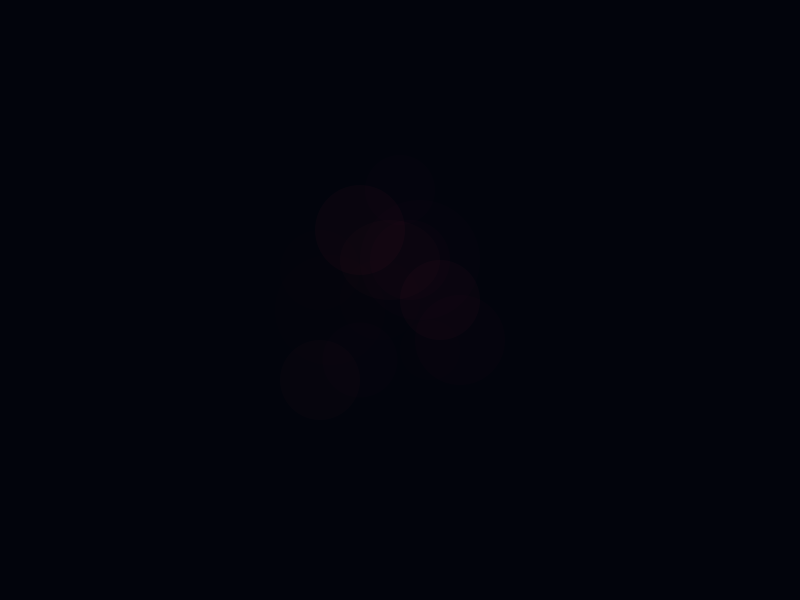
Frame 1 (no input)
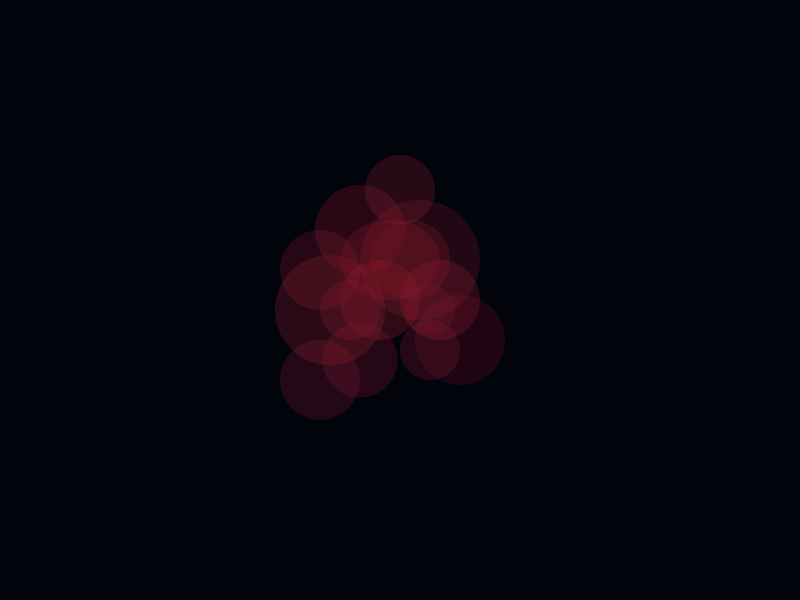
Frame 60 (the mouse pressed at the canvas centre just before this capture)
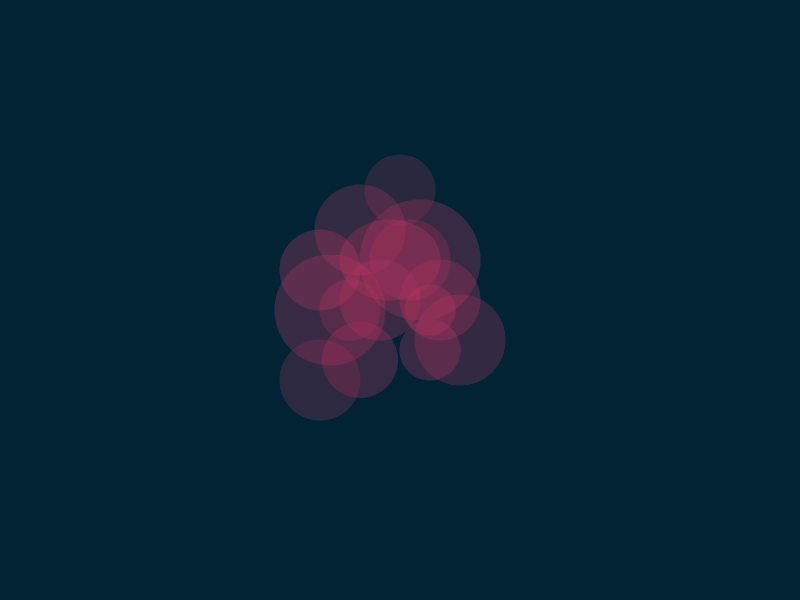
Frame 120 (the mouse held since frame 60 and released just before this capture)

The Processing sketch that drew these frames (run headless with seeded random() and noise(); from frame 60 on, the mouse is pressed at the canvas centre):

// Processing sketch: processing_63888
// ── processing_63888.pde

int d = 60;
int r=0;
 
void setup () {
  size(800,600);
  frameRate(12);
  noStroke();
  smooth();
  background(2,4,12);
  
   
}
 
void draw(){
  fill(2,4+mouseX/12,12+mouseX/10,random(8,30));
  rect(0,0,width,height);
  fill(189+mouseX/5,30+mouseY/10,55+mouseY/5,random(10));
  ellipse (380,300,80+r,80+r);
  fill(189+mouseX/5,30+mouseY/10,55+mouseY/5,random(10));
  ellipse (360,230,90+r,90+r);
fill(189+mouseX/5,30+mouseY/10,55+mouseY/5,random(10));
  ellipse (430,350,60+r,60+r);
 fill(189+mouseX/5,30+mouseY/10,55+mouseY/5,random(10));
  ellipse (440,300,80+r,80+r);
fill(189+mouseX/5,30+mouseY/10,55+mouseY/5,random(10));
  ellipse (400,190,70+r,70+r);
 fill(189+mouseX/5,30+mouseY/10,55+mouseY/5,random(10));
  ellipse (410,260,80+r,80+r);
fill(189+mouseX/5,30+mouseY/10,55+mouseY/5,random(10));
  ellipse (390,260,100+r,80+r) ;
fill(189+mouseX/5,30+mouseY/10,55+mouseY/5,random(10));
  ellipse (420,260,120+r,120+r);
 fill(189+mouseX/5,30+mouseY/10,55+mouseY/5,random(10));
  ellipse (430,310,50+r,50+r);
fill(189+mouseX/5,30+mouseY/10,55+mouseY/5,random(10));
  ellipse (330,310,110+r,110+r);
  fill(189+mouseX/5,30+mouseY/10,55+mouseY/5,random(10));
  ellipse (350,310,60+r,60+r);
   fill(189+mouseX/5,30+mouseY/10,55+mouseY/5,random(10));
  ellipse (360,360,75+r,75+r);
  fill(189+mouseX/5,30+mouseY/10,55+mouseY/5,random(10));
  ellipse (460,340,90+r,90+r);
  fill(189+mouseX/5,30+mouseY/10,55+mouseY/5,random(10));
  ellipse (320,380,80+r,80+r);
fill(189+mouseX/5,30+mouseY/10,55+mouseY/5,random(10));
  ellipse (320,270,80+r,80+r);

}

void mousePressed() {
  r=r+int(random(20));
}

void keyPressed() {
  fill(2,4,12);
  rect(0,0,width,height);
  r = -10;
}
